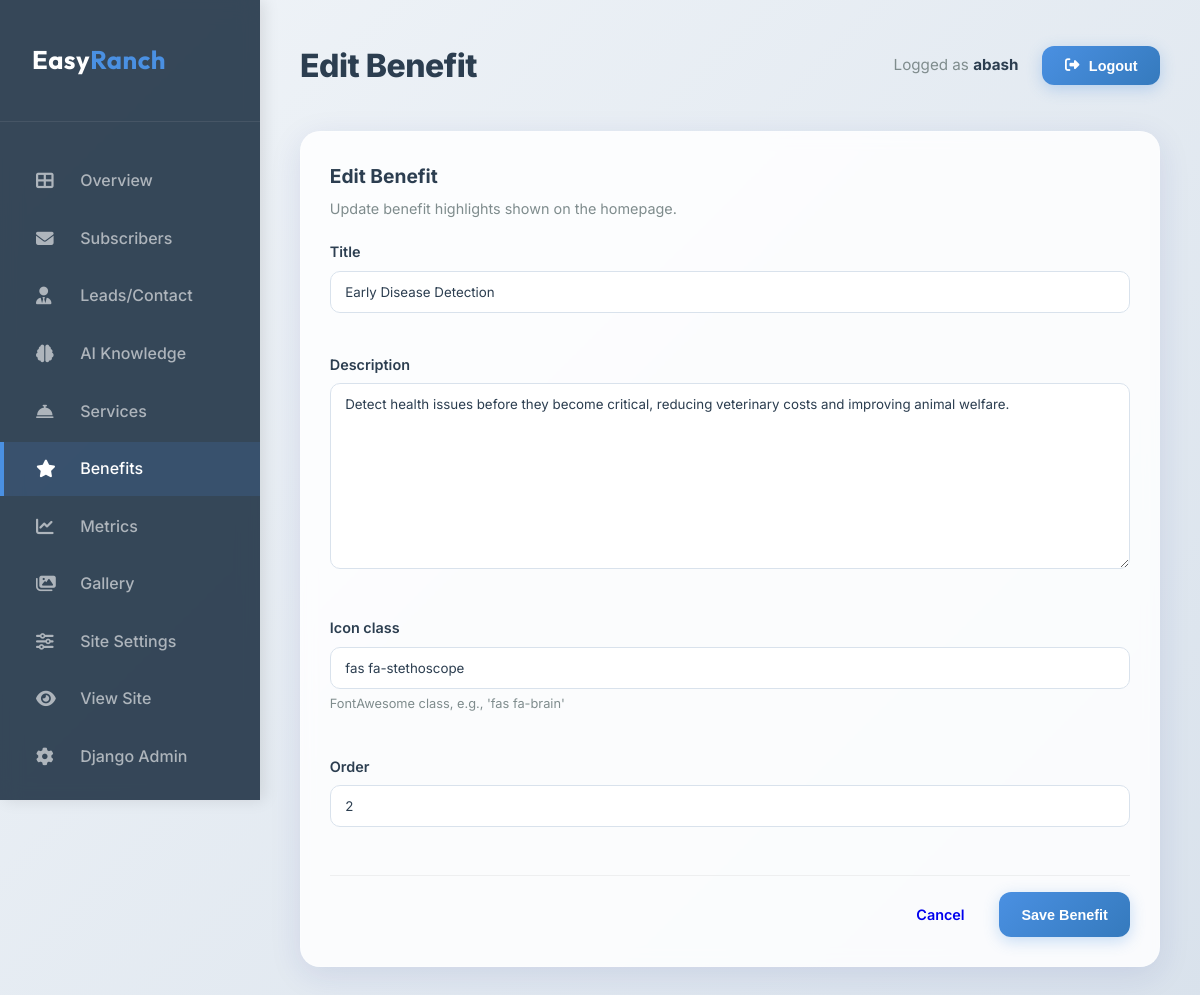
Before: /dashboard/benefits/2/edit/ (signed in) with the older database file.
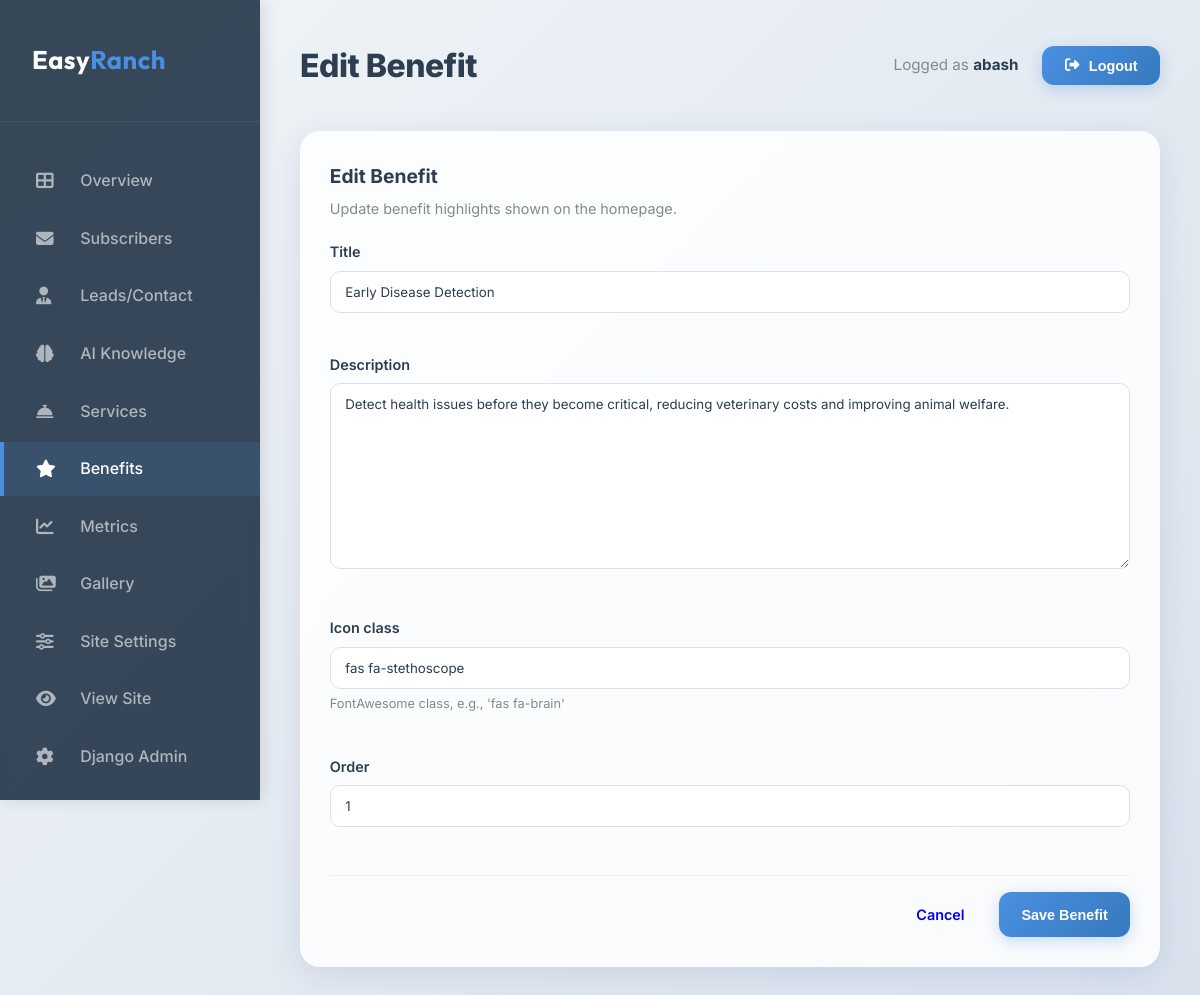
After: the same page with the newer database file.
### core/models.py (models this page shows, shortened)
class Benefit(models.Model):
    title = models.CharField(max_length=100)
    description = models.TextField()
    icon_class = models.CharField(max_length=50, help_text="FontAwesome class, e.g., 'fas fa-brain'")
    order = models.PositiveIntegerField(default=0)
    class Meta:
        ordering = ['order']

### core/views_dashboard.py (the view)
# urls.py: path('dashboard/benefits/<int:pk>/edit/', views_dashboard.DashboardBenefitUpdateView.as_view(), name='dashboard_benefits_edit'),
class DashboardBenefitUpdateView(DashboardFormFeedbackMixin, StaffRequiredMixin, UpdateView):
    model = Benefit
    template_name = 'dashboard/benefit_form.html'
    fields = ['title', 'description', 'icon_class', 'order']
    success_url = reverse_lazy('dashboard_benefits')
    success_message = "Benefit updated successfully."
    def get_context_data(self, **kwargs):
        context = super().get_context_data(**kwargs)
        context['title'] = "Edit Benefit"
        return context

### core/views_dashboard.py (called while the page is built)
    @method_decorator(staff_member_required(login_url='admin:login'))
    def dispatch(self, *args, **kwargs):
        return super().dispatch(*args, **kwargs)

### templates/dashboard/benefit_form.html (shortened to what this page needs)
{% extends 'dashboard/base.html' %}
{% block page_title %}{{ title }}{% endblock %}
{% block content %}
<div class="db-card db-form-card">
    <div class="db-form-header">
        <h3>{{ title }}</h3>
        <p>Update benefit highlights shown on the homepage.</p>
    </div>
    <form method="post" class="db-form" novalidate>
        <div class="db-form-grid">
        {% for field in form %}
        <div class="form-group">
            <label for="{{ field.id_for_label }}">{{ field.label }}</label>
            {{ field }}
            {% if field.help_text %}<small class="form-help">{{ field.help_text }}</small>{% endif %}
        </div>
        {% endfor %}
        </div>
        <div class="db-form-actions">
            <a href="{% url 'dashboard_benefits' %}" class="db-btn">Cancel</a>
            <button type="submit" class="db-btn db-btn-primary">Save Benefit</button>
        </div>
    </form>
</div>
{% endblock %}

Changed rows visible on the page:
changed Benefit "Early Disease Detection": order "2" → "1"
